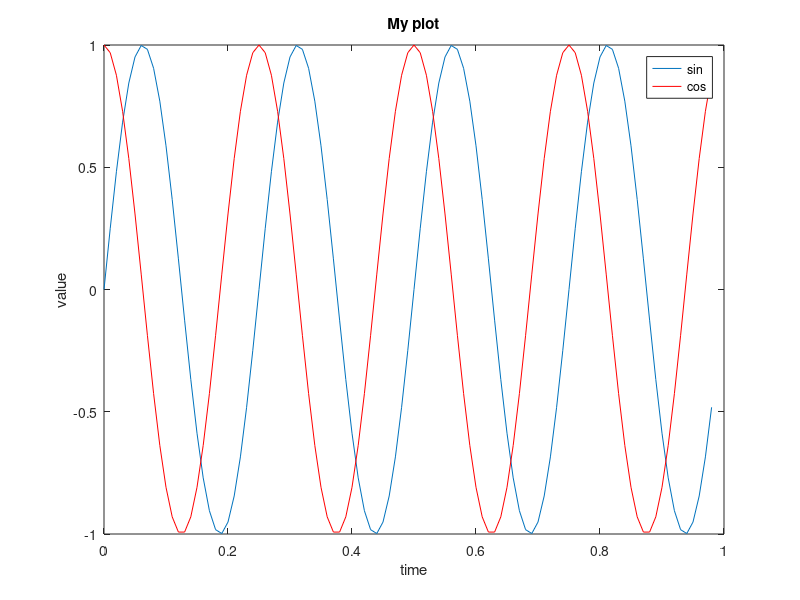
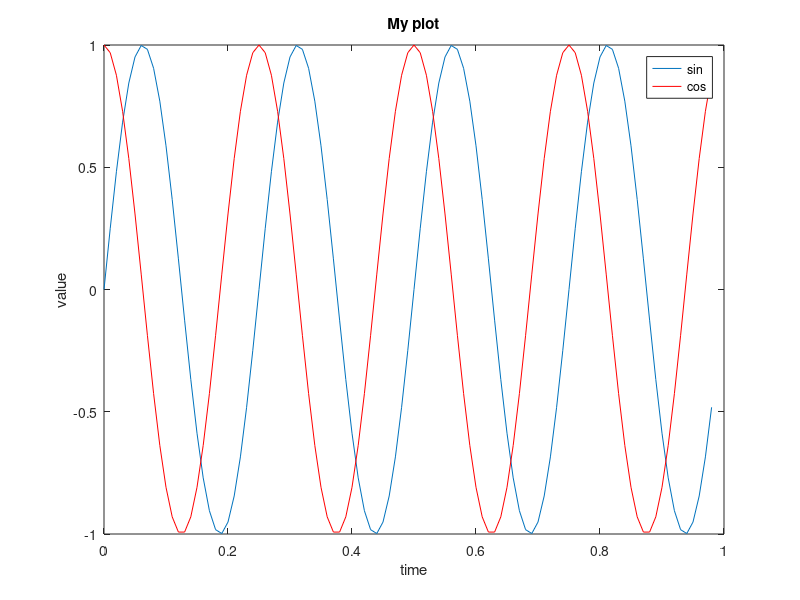
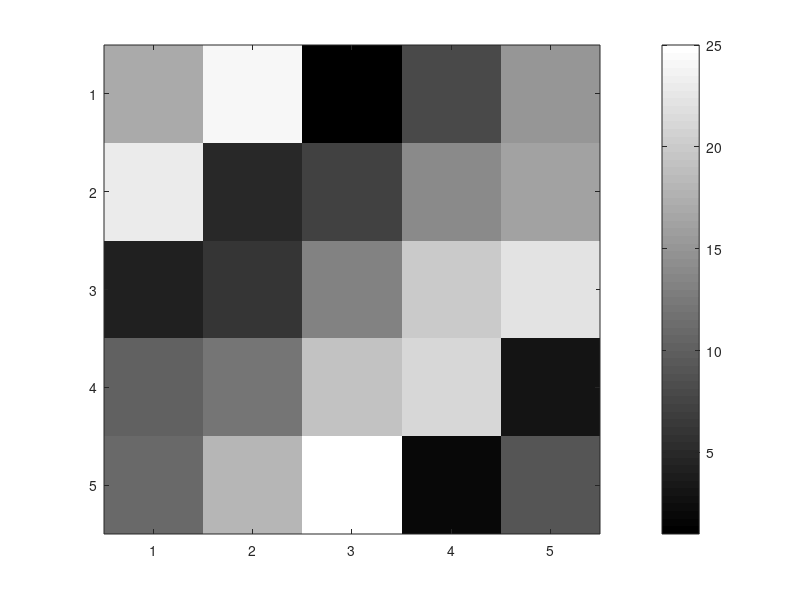

Write the MATLAB code that produced these figures, in order.

t=[0:0.01:0.98]; % make a list from 0 to 0.98

y1 = sin(2*pi*4*t);
plot(t,y1); % plots data of t on x axis and y1 on y axis

y2 = cos(2*pi*4*t);
plot(t,y1);

%
% REALLY plotting data
%

plot(t,y1); % plot data on figure
hold on; % function to make octave plot new figures on top of the old one
plot(t,y2,'r'); % will now plot cosine function in 'r' (red) on old figures

xlabel('time') % add x axis label to last plot
ylabel('value')  % add y axis label to last plot
legend('sin','cos')  % create legend for plotted data
title('My plot') % create title for figure
print -dpng 'myPlot.png' % saves plotted data as a png file

% you may want to change directory before saving data so...
cd '~\Desktop'; print -dpng 'myPlot.png'

help plot % To see what other formats you can save figures as
close % forces all images/figures to be closed.

%
% creating new images
%
figure(1); plot(t,y1); % specifies the figure number for the plt being made
figure(2); plot(t,y2); % obviously this one is called 'figure 2'

subplot(1,2,1); % divides plot (space in figure) into a 1x2 grid and
                % accesses the first element / grid space
plot(t,y1); % Plots in first space ()
subplot(1,2,2); % accesses the second element in divided plot (hence last 2)
plot(t,y2); % Plots data in second space

axis([0.5 1 -1 1]) % changes axis of current plot to [min(x) max(x) min(y) max(y)]
help axis % for more

clf; % clears figure in current plot

%
% NEAT LITTLE VISULATATION TRICKS
%
A = magic(5)
imagesc(A) % creates a 5x5 colour grid where each color corresponds to a value

imagesc(A), colorbar, colormap gray;
% colorbar, creates a 'key' on the side that shows how colours correspond to values
% colormap gray, sets the colors of each element to a shade of gray

%
% COMMA CHAINING FUNCTION CALLS
%

a=1, b=2, c=3; % Is the same as making 3 statements
% Like this
